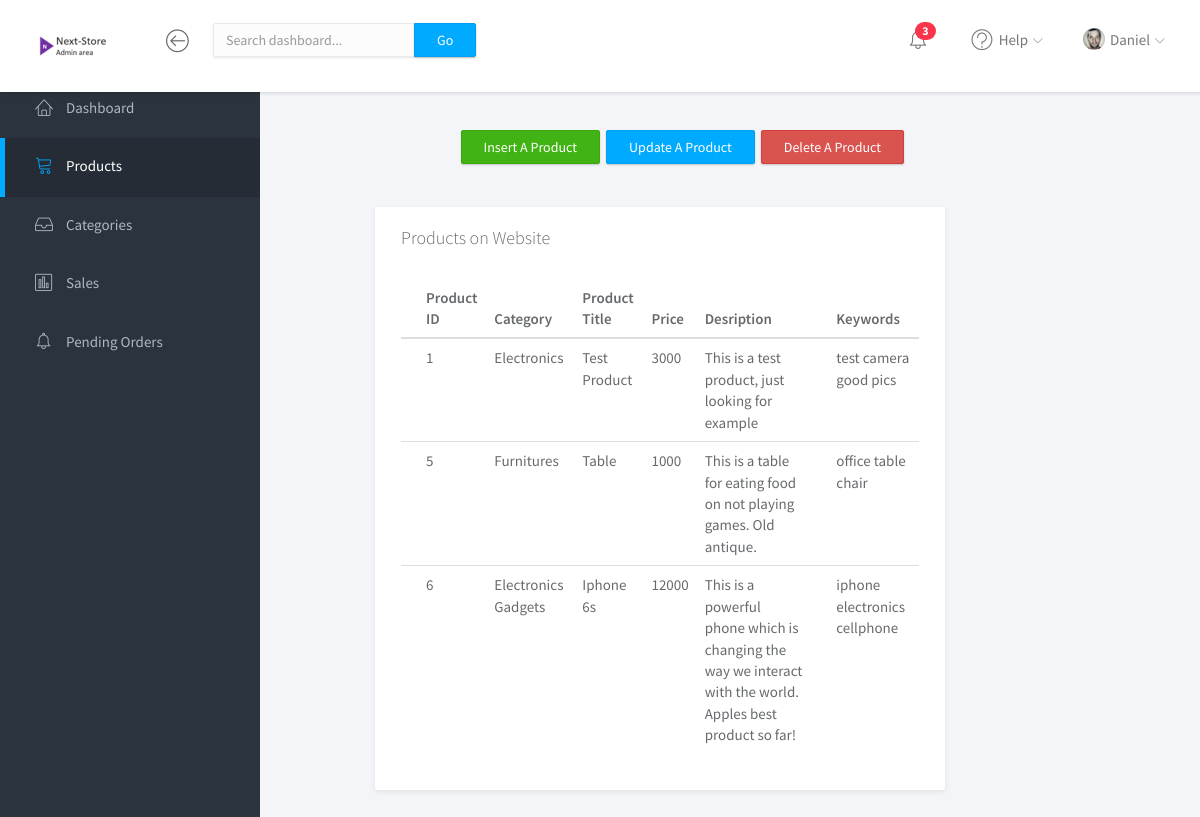
Page /Admin_Pannel/products.php on the committed database.
### tables this page shows
CREATE TABLE `products` (
  `product_id` int(100) NOT NULL,
  `product_brand` int(100) DEFAULT NULL,
  `product_cat` int(100) DEFAULT NULL,
  `product_title` varchar(150) DEFAULT NULL,
  `product_price` int(11) DEFAULT NULL,
  `product_desc` text,
  `product_image` text,
  `product_keywords` text,
  `day` text
);

CREATE TABLE `categories` (
  `cat_id` int(100) NOT NULL,
  `cat_title` text NOT NULL
);

### Admin_Pannel/headers/products_header.php (called while the page is built, shortened)
<?php
  $query = mysql_query("SELECT products.product_id, categories.cat_title, products.product_title, products.product_price, products.product_desc, products.product_keywords FROM categories INNER JOIN products ON categories.cat_id = products.product_cat
ORDER  BY products.product_id;");
?>

### Admin_Pannel/products.php (the view, shortened to what this page needs)
<!doctype html>
<html lang="en">
<head>
	<link rel="stylesheet" href="assets/vendor/bootstrap/css/bootstrap.min.css">
	<link rel="stylesheet" href="assets/vendor/font-awesome/css/font-awesome.min.css">
	<link rel="stylesheet" href="assets/vendor/linearicons/style.css">
	<link rel="stylesheet" href="assets/vendor/chartist/css/chartist-custom.css">
	<link rel="stylesheet" href="assets/css/main.css">
	<link rel="stylesheet" href="assets/css/demo.css">
    <?php include 'headers/products_header.php';?>
</head>
<body>
	<div id="wrapper">
		<nav class="navbar navbar-default navbar-fixed-top">
			<div class="brand">
				<a href="index.html"><img src="assets/img/logo-dark.png" alt="Klorofil Logo" class="img-responsive logo"></a>
			</div>
			<div class="container-fluid">
				<div class="navbar-btn">
					<button type="button" class="btn-toggle-fullwidth"><i class="lnr lnr-arrow-left-circle"></i></button>
				</div>
				<form class="navbar-form navbar-left">
					<div class="input-group">
						<input type="text" value="" class="form-control" placeholder="Search dashboard...">
						<span class="input-group-btn"><button type="button" class="btn btn-primary">Go</button></span>
					</div>
				</form>
				<div id="navbar-menu">
					<ul class="nav navbar-nav navbar-right">
						<li class="dropdown">
							<a href="#" class="dropdown-toggle icon-menu" data-toggle="dropdown">
								<i class="lnr lnr-alarm"></i>
								<span class="badge bg-danger">3</span>
							</a>
						</li>
						<li class="dropdown">
							<a href="#" class="dropdown-toggle" data-toggle="dropdown"><i class="lnr lnr-question-circle"></i> <span>Help</span> <i class="icon-submenu lnr lnr-chevron-down"></i></a>
						</li>
						<li class="dropdown">
							<a href="#" class="dropdown-toggle" data-toggle="dropdown"><img src="assets/img/user.png" class="img-circle" alt="Avatar"> <span>Daniel</span> <i class="icon-submenu lnr lnr-chevron-down"></i></a>
						</li>
					</ul>
				</div>
			</div>
		</nav>
		<div id="sidebar-nav" class="sidebar">
			<div class="sidebar-scroll">
				<nav>
					<ul class="nav">
						<li><a href="index.php" class=""><i class="lnr lnr-home"></i> <span>Dashboard</span></a></li>
						<li><a href="products.php" class="active"><i class="lnr lnr-cart"></i> <span>Products</span></a></li>
						<li><a href="categories.php" class=""><i class="lnr lnr-inbox"></i> <span>Categories</span></a></li>
						<li><a href="sales.php" class=""><i class="lnr lnr-chart-bars"></i> <span>Sales</span></a></li>
						<li><a href="orders.php" class=""><i class="lnr lnr-alarm"></i> <span>Pending Orders</span></a></li>
					</ul>
				</nav>
			</div>
		</div>
		<div class="col-md-6" style="left:30%; top:130px;">
        <button type="button" class="btn btn-success" style="margin-left:15%;" onclick="insertProduct();">Insert A Product</button>&nbsp;&nbsp;<button type="button" class="btn btn-primary" onclick="updateProduct();">Update A Product</button>&nbsp;&nbsp;<button type="button" class="btn btn-danger" onclick="deleteProduct();">Delete A Product</button>
							<br><br>
							<div class="panel">
								<div class="panel-heading">
									<h3 class="panel-title">Products on Website</h3>
								</div>
								<div class="panel-body">
									<table class="table table-hover">
										<thead>
											<tr>
												<th>Product ID</th>
												<th>Category</th>
												<th>Product Title</th>
												<th>Price</th>
												<th>Desription</th>
												<th>Keywords</th>
											</tr>
										</thead>
										<tbody>
                                            <?php
                                               while ($row = mysql_fetch_array($query)) {
                                               echo "<tr>";
                                               echo "<td>".$row['product_id']."</td>";
                                               echo "<td>".$row['cat_title']."</td>";
											   echo "<td>".$row['product_title']."</td>";
                                               echo "<td>".$row['product_price']."</td>";
                                               echo "<td>".$row['product_desc']."</td>";
                                               echo "<td>".$row['product_keywords']."</td>";
                                               echo "</tr>";
                                                        }
                                            ?>
										</tbody>
									</table>
								</div>
							</div>
						</div>
					</div>
		<footer>
		</footer>
</body>
</html>

### rows in the picture
products: product_id "1", product_cat.cat_title "Electronics", product_title "Test Product", product_price "3000", product_desc "This is a test product, just looking for example", product_keywords "test camera good pics"
products: product_id "5", product_cat.cat_title "Furnitures", product_title "Table", product_price "1000", product_desc "This is a table for eating food on not playing games. Old antique.", product_keywords "office table chair"
products: product_id "6", product_cat.cat_title "Electronics Gadgets", product_title "Iphone 6s", product_price "12000", product_desc "This is a powerful phone which is changing the way we interact with the world. Apples best product so far!", product_keywords "iphone electronics cellphone"
